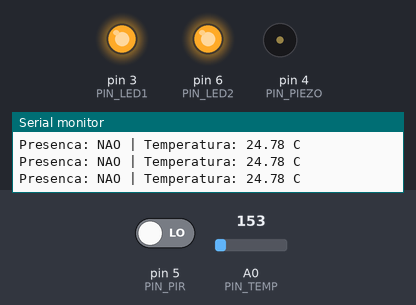
This sketch was run on a simulated Arduino Uno, built with avr-gcc and run on an emulated ATmega328P. On the bench: output pins drawn as LEDs (lit = HIGH), buzzer (waves = sounding), the last lines printed to the serial monitor. Inputs (shaded band) come from the test bench; at power-on: pin 5 (PIN_PIR) LOW, A0 (PIN_TEMP) = 153. Pins used as bus, display or sensor lines are not drawn.

Above: at 1.2 s.
1.3 s: pin 5 (PIN_PIR) driven HIGH
At 1.9 s:
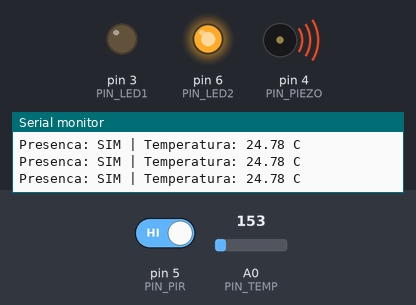
2.8 s: A0 (PIN_TEMP) set to 145
At 3.8 s:
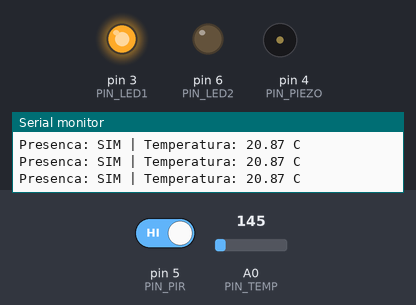
4.4 s: A0 (PIN_TEMP) set to 165
At 5.6 s:
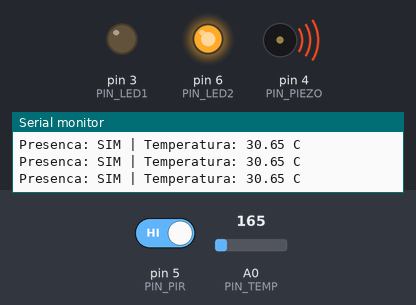
5.9 s: A0 (PIN_TEMP) set to 133
At 6.4 s:
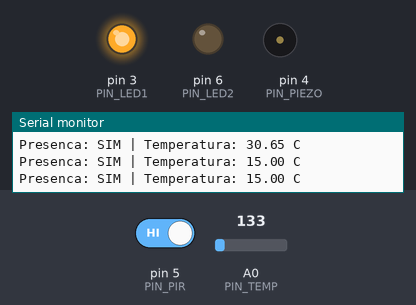
Timing chart, 0 to 8.9 s (numbered marks = the images above; inputs shaded):
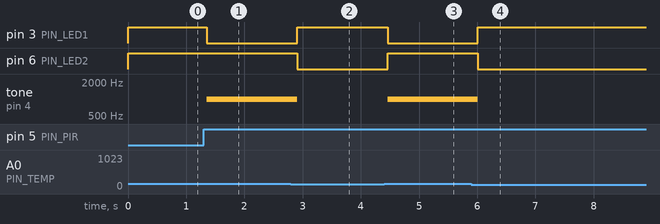

Measured:
- the behaviour switches between 152 and 151 on A0 (PIN_TEMP) (found by bisection; images 1 and 2)
- after the input at 1.3 s, pin 3 (PIN_LED1): HIGH → LOW after 0.05 s; tone on pin 4 (PIN_PIEZO): silent → 1000 Hz after 0.05 s
- after the input at 2.8 s, pin 3 (PIN_LED1): LOW → HIGH after 0.11 s; pin 6 (PIN_LED2): HIGH → LOW after 0.11 s; tone on pin 4 (PIN_PIEZO): 1000 Hz → silent after 0.11 s
- after the input at 4.4 s, pin 3 (PIN_LED1): HIGH → LOW after 0.06 s; pin 6 (PIN_LED2): LOW → HIGH after 0.06 s; tone on pin 4 (PIN_PIEZO): silent → 1000 Hz after 0.06 s
- after the input at 5.9 s, pin 3 (PIN_LED1): LOW → HIGH after 0.11 s; pin 6 (PIN_LED2): HIGH → LOW after 0.11 s; tone on pin 4 (PIN_PIEZO): 1000 Hz → silent after 0.11 s

The sketch:

ProjetoFinal.ino
```cpp
const int PIN_LED1  = 3;
const int PIN_PIEZO = 4;
const int PIN_PIR   = 5;
const int PIN_TEMP  = A0;
const int PIN_LED2  = 6;
const float LIMITE_TEMP = 24.0;
const int   FREQ_BUZZER = 1000;

const int LED_ON  = LOW;
const int LED_OFF = HIGH;

float lerTemperatura() {
  long soma = 0;
  for (int i = 0; i < 10; i++) {
    soma += analogRead(PIN_TEMP);
    delay(2);
  }
  float leitura = soma / 10.0;
  float tensao  = leitura * (5.0 / 1023.0);
  return (tensao - 0.5) * 100.0;
}

void piezoLigar() {
  tone(PIN_PIEZO, FREQ_BUZZER);
}

void piezoDesligar() {
  noTone(PIN_PIEZO);
  digitalWrite(PIN_PIEZO, HIGH);
}

void desligarTudo() {
  digitalWrite(PIN_LED1, LED_OFF);
  digitalWrite(PIN_LED2, LED_OFF);
  piezoDesligar();
}

void setup() {
  digitalWrite(PIN_LED1, LED_OFF);
  digitalWrite(PIN_LED2, LED_OFF);
  digitalWrite(PIN_PIEZO, HIGH);

  pinMode(PIN_LED1, OUTPUT);
  pinMode(PIN_LED2, OUTPUT);
  pinMode(PIN_PIEZO, OUTPUT);
  pinMode(PIN_PIR, INPUT);

  Serial.begin(9600);
}

void loop() {
  bool presenca = (digitalRead(PIN_PIR) == HIGH);
  float temperatura = lerTemperatura();

  Serial.print("Presenca: ");
  Serial.print(presenca ? "SIM" : "NAO");
  Serial.print(" | Temperatura: ");
  Serial.print(temperatura);
  Serial.println(" C");

  if (presenca) {
    if (temperatura < LIMITE_TEMP) {
      digitalWrite(PIN_LED1, LED_OFF);
      piezoDesligar();
      digitalWrite(PIN_LED2, LED_ON);
    } else {
      digitalWrite(PIN_LED2, LED_OFF);
      digitalWrite(PIN_LED1, LED_ON);
      piezoLigar();
    }
  } else {
    desligarTudo();
  }

  delay(200);
}
```
